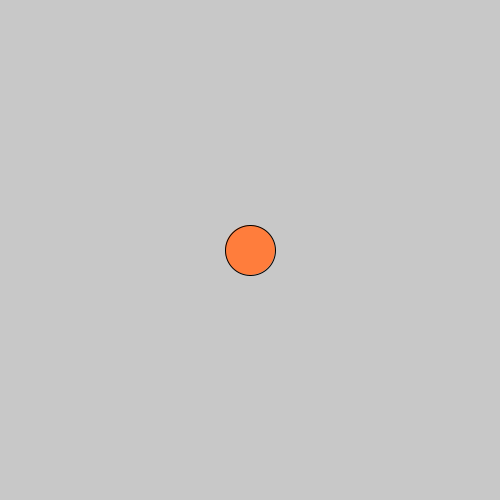
Frame 1 (no input)
Frame 60 (the mouse pressed at the canvas centre just before this capture): identical to frame 1, image omitted
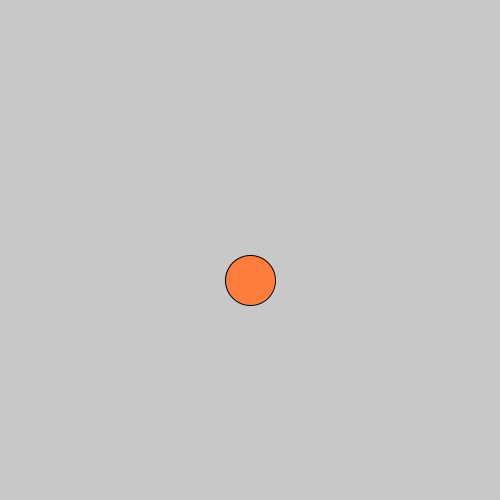
Frame 120 (the mouse held since frame 60 and released just before this capture)

The Processing sketch that drew these frames (run headless with seeded random() and noise(); from frame 60 on, the mouse is pressed at the canvas centre):

// Processing sketch: processing_31304
// ── processing_31304.pde

float x;
float y;
float rad=25;
void setup(){
  size(500,500);
  x=width/2;
y=height/2;
}
void draw(){
  background(200);
  fill(255,125,60);
ellipse(x,y,50,50);
if(mousePressed==true){
  if(mouseX>x-rad && mouseX<x+rad && mouseY>y-rad && mouseY<y+rad){
  y=y+15;
  }
}
if(y>496){
  y=0;
}
}
                
                
